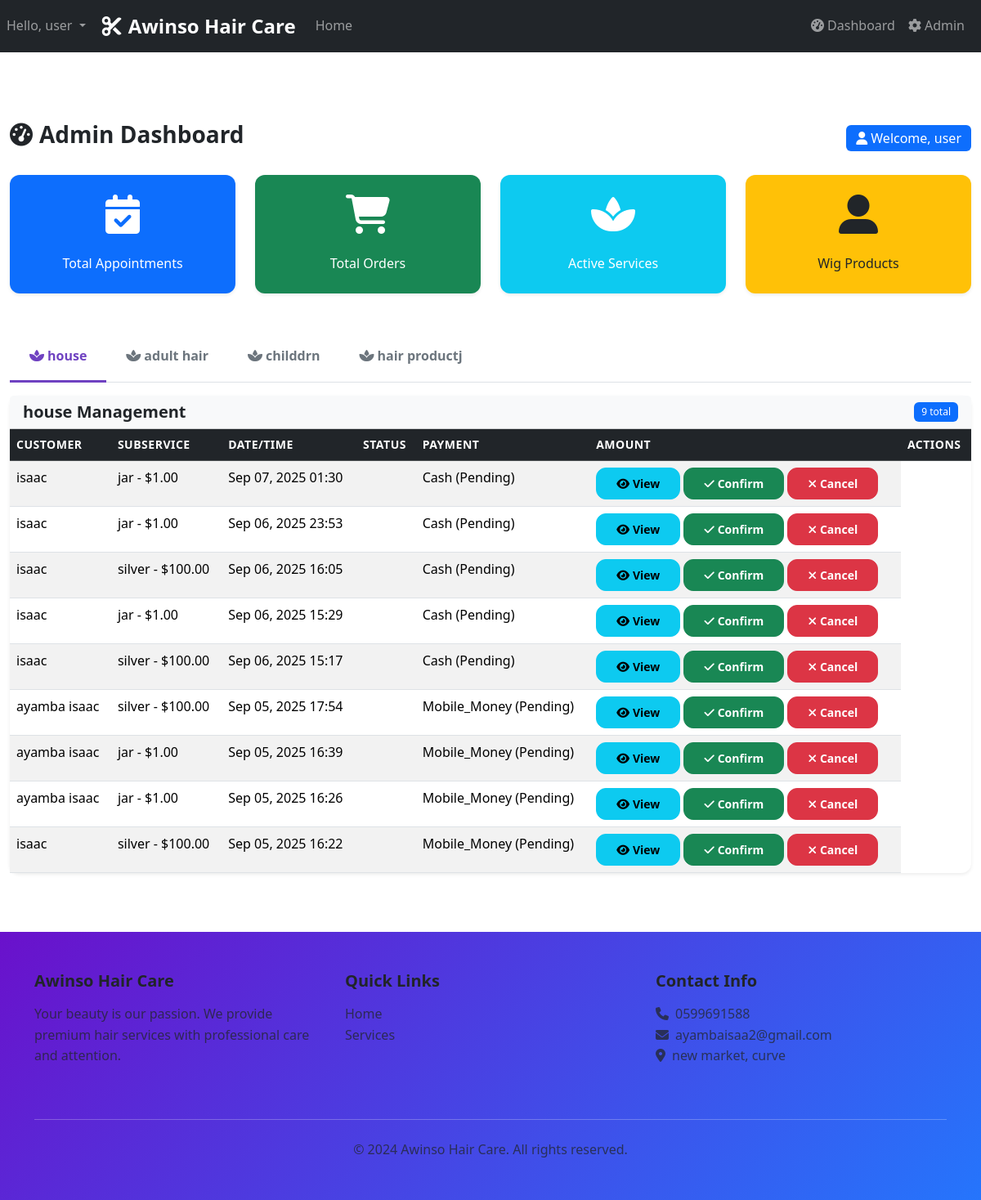
The page /admin-dashboard/ (signed in) on the database as committed earlier.
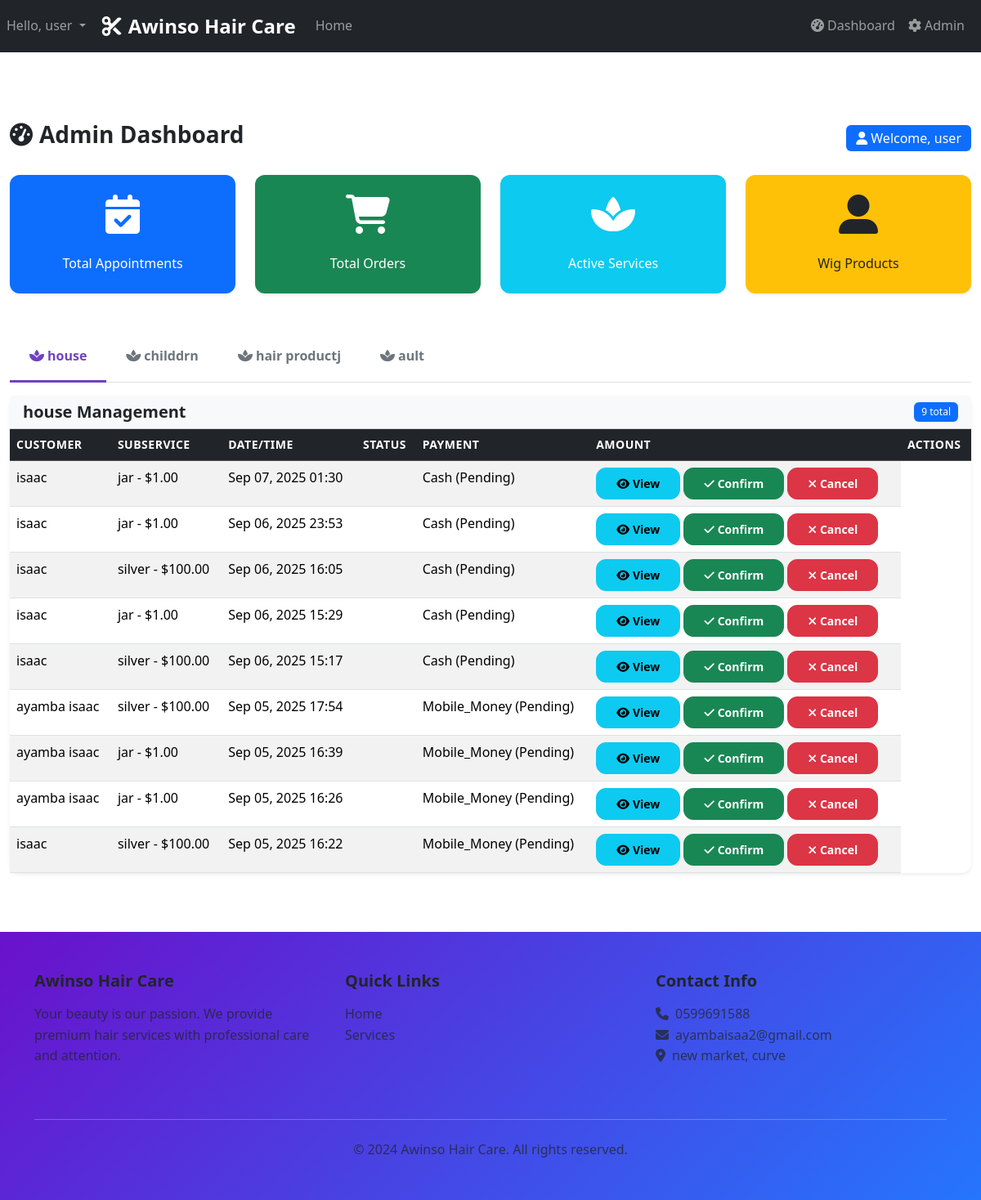
The same page on the database as committed later.
### salon/models.py (models this page shows, shortened)
class Service(models.Model):
    SERVICE_TYPES = [
        ('booking', 'Booking Service (Appointments)'),
        ('order', 'Order Service (Products)'),
    ]
    name = models.CharField(max_length=200)
    description = models.TextField()
    service_type = models.CharField(max_length=10, choices=SERVICE_TYPES, default='booking')
    is_active = models.BooleanField(default=True)
    created_at = models.DateTimeField(auto_now_add=True)
    updated_at = models.DateTimeField(auto_now=True)
    class Meta:
        verbose_name = "Service"
        verbose_name_plural = "Services"

class ProductOrder(models.Model):
    PAYMENT_METHOD_CHOICES = [
        ('cash', 'Cash on Delivery'),
        ('momo', 'Mobile Money'),
    ]
    customer_name = models.CharField(max_length=100)
    customer_phone = models.CharField(max_length=15)
    customer_email = models.EmailField(blank=True, null=True)
    customer_address = models.TextField(blank=True, null=True)
    product_name = models.CharField(max_length=200)
    quantity = models.PositiveIntegerField(default=1)
    total_price = models.DecimalField(max_digits=10, decimal_places=2)
    notes = models.TextField(blank=True, null=True)
    payment_method = models.CharField(
        max_length=20,
        choices=PAYMENT_METHOD_CHOICES,
        default='cash'
    )
    payment_status = models.CharField(
        max_length=10,
        choices=[('pending', 'Pending'), ('paid', 'Paid')],
        default='pending'
    )
    user = models.ForeignKey(
        settings.AUTH_USER_MODEL,
        null=True,
        blank=True,
        on_delete=models.SET_NULL,
        related_name='product_orders'
    )
    created_at = models.DateTimeField(auto_now_add=True)  # if not already present
    order_date = models.DateTimeField(auto_now_add=True)
    subservice = models.ForeignKey(SubService, on_delete=models.SET_NULL, null=True, blank=True)
    class Meta:
        ordering = ['-order_date']
        verbose_name = "Product Order"
        verbose_name_plural = "Product Orders"

class SubService(models.Model):
    service = models.ForeignKey(Service, on_delete=models.CASCADE, related_name='subservices')
    name = models.CharField(max_length=200)
    description = models.TextField(blank=True)
    image = models.ImageField(upload_to='subservices/', null=True, blank=True)
    price = models.DecimalField(max_digits=8, decimal_places=2)
    duration = models.DurationField(blank=True, null=True)
    stock = models.PositiveIntegerField(default=0, blank=True)
    is_active = models.BooleanField(default=True)
    order = models.PositiveIntegerField(default=0)
    class Meta:
        ordering = ['order', 'name']
        verbose_name = "Sub Service"
        verbose_name_plural = "Sub Services"

### salon/views.py (the view)
# urls.py: path('admin-dashboard/', views.admin_dashboard, name='admin_dashboard'),
@staff_member_required
def admin_dashboard(request):
    services = Service.objects.filter(is_active=True)
    service_data = []
    for service in services:
        if service.service_type == "booking":
            items = Appointment.objects.filter(service=service).order_by(
                Case(
                    When(status='pending', then=0),
                    When(status='confirmed', then=1),
                    When(status='completed', then=2),
                    When(status='cancelled', then=3),
                    output_field=IntegerField(),
                ),
                '-appointment_date'  # newest first
            )
        elif service.service_type == "order":
            wigs_items = WigOrder.objects.filter(wig__service=service).order_by(
                Case(
                    When(status='pending', then=0),
                    When(status='confirmed', then=1),
                    When(status='shipped', then=2),
                    When(status='delivered', then=3),
                    When(status='cancelled', then=4),
                    output_field=IntegerField(),
                ),
                '-order_date'  # newest first
            )
            products_items = ProductOrder.objects.filter(subservice__service=service).order_by(
                Case(
                    When(payment_status='pending', then=0),
                    When(payment_status='paid', then=1),
                    output_field=IntegerField(),
                ),
                '-order_date'  # newest first
            )
            items = list(wigs_items) + list(products_items)
        else:
            items = []
        service_data.append({
            "service": service,
            "items": items
        })
    context = {
        "user": request.user,
        "service_data": service_data,
    }
    return render(request, "admin_dashboard.html", context)

### templates/admin_dashboard.html (shortened to what the changed rows need)
{% extends 'base.html' %}
{% load static %}
{% block content %}
<div class="container-fluid py-4 mt-5">
    <div class="row mb-4">
        <div class="col-12 d-flex justify-content-between align-items-center">
            <h1 class="h3 fw-bold text-dark"><i class="fas fa-tachometer-alt me-2"></i>Admin Dashboard</h1>
        </div>
    </div>
    <ul class="nav nav-tabs" id="adminTabs" role="tablist">
        {% for entry in service_data %}
        <li class="nav-item">
            <button class="nav-link {% if forloop.first %}active{% endif %}"
                    data-bs-toggle="tab"
                    data-bs-target="#service-{{ entry.service.id }}">
                <i class="fas fa-spa me-1"></i>{{ entry.service.name }}
            </button>
        </li>
        {% endfor %}
    </ul>
    <div class="tab-content mt-3">
        {% for entry in service_data %}
        <div class="tab-pane fade {% if forloop.first %}show active{% endif %}" id="service-{{ entry.service.id }}">
            <div class="card border-0 shadow-sm">
                <div class="card-header bg-light d-flex justify-content-between">
                    <h5 class="mb-0">{{ entry.service.name }} Management</h5>
                    <span class="badge bg-primary">{{ entry.items|length }} total</span>
                </div>
                <div class="card-body p-0">
                    {% if entry.items %}
                    <div class="table-responsive">
                        <table class="table table-hover table-striped mb-0">
                            <thead class="table-dark">
                                <tr>
                                    <th>Customer</th>
                                    <th>Subservice</th>
                                    <th>Date/Time</th>
                                    <th>Status</th>
                                    <th>Payment</th>
                                    <th>Amount</th>
                                    <th>Actions</th>
                                </tr>
                            </thead>
                            <tbody>
                                {% for item in entry.items %}
                                <tr id="row-{{ item.id }}">
                                    <td>{{ item.customer_name }}</td>
                                <td>
                                    {% if item.subservice %}
                                        {{ item.subservice.name }} - ${{ item.subservice.price }}
                                    {% else %}
                                        {{ item.service.name }}
                                    {% endif %}
                                </td>
                                    <td>
                                        {% if item.appointment_date %}
                                            {{ item.appointment_date|date:"M d, Y H:i" }}
                                        {% elif item.order_date %}
                                            {{ item.order_date|date:"M d, Y H:i" }}
                                        {% endif %}
                                    </td>
                                    <td id="status-{{ item.id }}">
                                    </td>
                                    <td id="payment-{{ item.id }}">
                                        {% if item.payment_method %}
                                            {{ item.payment_method|title }}
                                            {% if item.payment_status %}
                                                ({{ item.payment_status|title }})
                                            {% endif %}
                                        {% elif item.payment_confirmed %}
                                            <span class="badge bg-success">Confirmed</span>
                                        {% else %}
                                            <span class="badge bg-warning">Pending</span>
                                        {% endif %}
                                    </td>
                                    <td>
                                        {% if entry.service.service_type == "booking" %}
                                            {% if item.status != "confirmed" %}
                                            <button type="button" class="btn btn-sm btn-primary ajax-btn"
                                                    data-url="{% url 'salon:confirm_appointment' item.id %}"
                                                    data-target="#status-{{ item.id }}">
                                                Confirm Appointment
                                            </button>
                                            {% endif %}
                                            {% if item.payment_status != "paid" %}
                                            <button type="button" class="btn btn-sm btn-success ajax-btn"
                                                    data-url="{% url 'salon:confirm_appointment_payment' item.id %}"
                                                    data-target="#payment-{{ item.id }}">
                                                Confirm Payment
                                            </button>
                                            {% endif %}
                                            <button type="button" class="btn btn-sm btn-danger cancel-btn"
                                                    data-url="{% url 'salon:cancel_appointment' item.id %}"
                                                    data-subservice="{% if item.subservice %}{{ item.subservice.name }}{% else %}{{ item.service.name }}{% endif %}">
                                                <i class="fas fa-times me-1"></i>Cancel
                                            </button>
                                        {% elif entry.service.service_type == "order" %}
                                            <a href="{% url 'salon:view_order' item.id %}" class="btn btn-info btn-sm"><i class="fas fa-eye me-1"></i>View</a>
                                            {% if item.payment_status != "paid" %}
                                            <button type="button" class="btn btn-success btn-sm ajax-btn"
                                                    data-url="{% url 'salon:confirm_product_order' item.id %}"
                                                    data-target="#payment-{{ item.id }}">
                                                <i class="fas fa-check me-1"></i>Confirm
                                            </button>
                                            {% endif %}
                                            <button type="button" class="btn btn-sm btn-danger cancel-btn"
                                                    data-url="{% url 'salon:cancel_product_order' item.id %}"
                                                    data-subservice="{% if item.subservice %}{{ item.subservice.name }}{% else %}{{ item.service.name }}{% endif %}">
                                                <i class="fas fa-times me-1"></i>Cancel
                                            </button>
                                        {% endif %}
                                    </td>
                                </tr>
                                {% endfor %}
                            </tbody>
                        </table>
                    </div>
                    {% else %}
                    <p class="text-center py-4 mb-0">No records found for {{ entry.service.name }}</p>
                    {% endif %}
                </div>
            </div>
        </div>
        {% endfor %}
    </div>
</div>
{% endblock %}

Rows that differ between the two databases and show on the page:
removed Service: service.name "adult hair", shown under "Admin Dashboard"
added Service: service.name "ault", shown under "Admin Dashboard"
